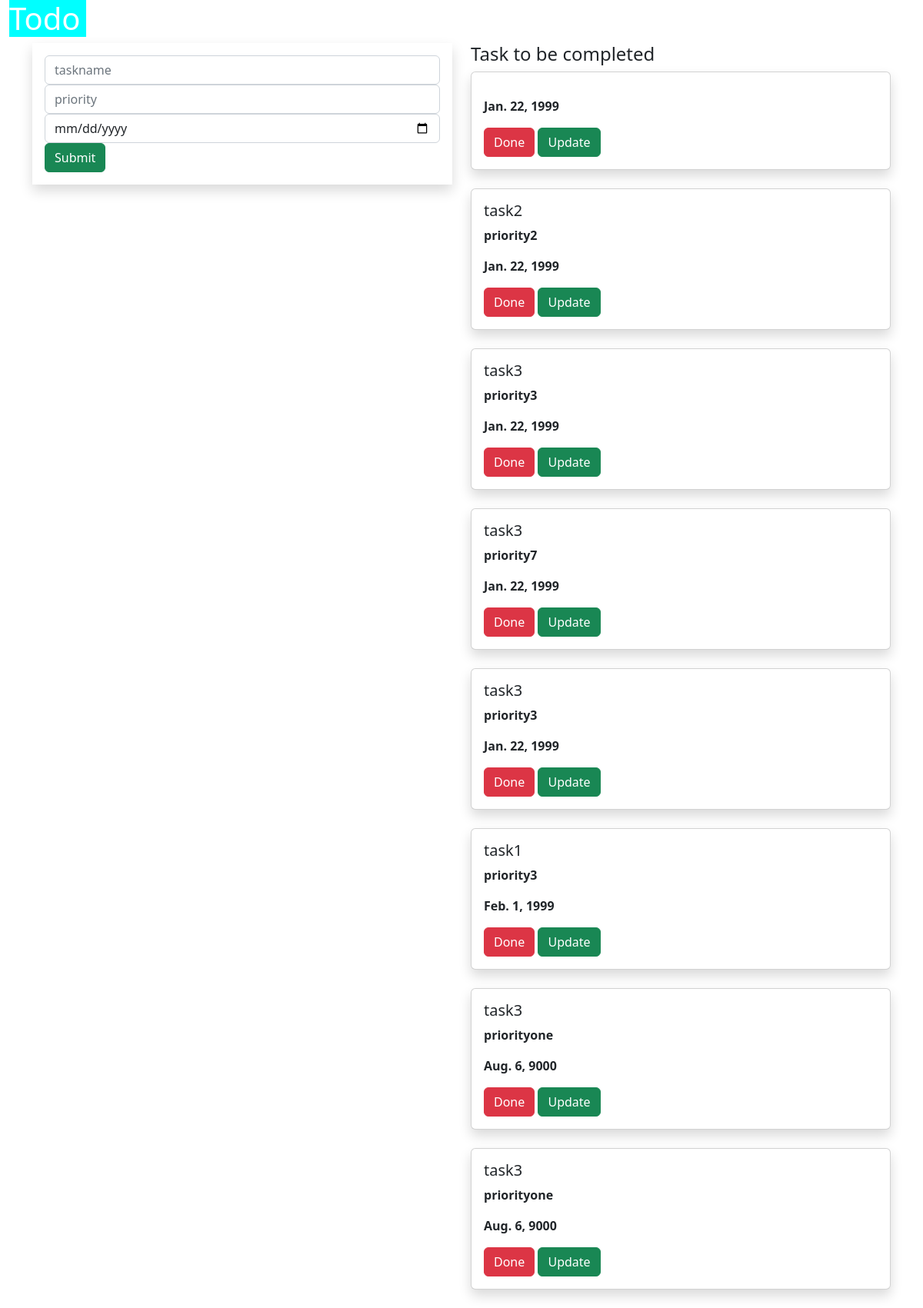
The page / on the database its author committed.
### todoapp/models.py (models this page shows, shortened)
class Task(models.Model):
    name = models.CharField(max_length=100)
    priority = models.CharField(max_length=50)
    date    =models.DateField()

### todoapp/views.py (the view)
# urls.py: path('', views.add, name='add'),
def add(request):
    task1 = Task.objects.all()
    if request.method=='POST':
        name=request.POST.get('task','')
        priority=request.POST.get('priority','')
        date=request.POST.get('date','')
        task=Task(name=name,priority=priority,date=date)
        task.save()
    return render(request,'home.html',{'tas':task1})

### template/home.html (shortened to what this page needs)
{% extends 'base.html' %}
{% block content %}
<div class="container-fluid">
    <div class="row">
        <div class="col=md-12">
            <div class="banner">
                <div class="banner-text">
                    <h1 class="text-white">Todo</h1>
                </div>
            </div>
        </div>
    </div>
</div>
<div class="container">
    <div class="row">
        <div class="col-md-6">
    <form method="POST" class="p-3 shadow">
        <div class="form-group">
      <input type="text" class="form-control" name="task" placeholder="taskname">
</div>
<div class="form-group">
        <input type="text" class="form-control" name="priority" placeholder="priority">
</div>
            <input type="date" class="form-control" name="date" placeholder="date">
        <input type="submit" class="btn btn-success">
          </form>
    </div>
        <div class="col-md-6">
            <h4> Task to be completed</h4>
            {% for i in tas %}
            <div class="shadow card">
                <div class="card-body">
                    <h5 class="card-title">{{i.name}}</h5>
                    <p><b>{{i.priority}}</b></p>
                    <p><b>{{i.date}}</b></p>
                    <a class="btn btn-danger" href="{% url 'delete' i.id %}">Done</a>
                    <a class="btn btn-success" href="{% url 'update' i.id %}">Update</a>
                </div>
            </div>
            <br>
            {% endfor %}
        </div>
</div>
    </div>
{% endblock %}

### template/base.html (shortened to what this page needs)
{% load static %}
<!DOCTYPE html>
<html lang="en">
<head>
    <link rel="stylesheet" href="https://cdn.jsdelivr.net/npm/bootstrap@5.2.3/dist/css/bootstrap.min.css">
<link rel="stylesheet" href="{% static 'style.css' %}">
<body>
{% block content %}
{% endblock %}
</body>
</html>

### static/style.css (style rules this page uses)
.banner { background-color:aqua; width:100px; height:200px margin-bottom:50px; }
.banner-text { top:50% left:50% position:absolute; transform:transform; }

### rows shown on the page
Task: date "Jan. 22, 1999"
Task: name "task2", priority "priority2", date "Jan. 22, 1999"
Task: name "task3", priority "priority3", date "Jan. 22, 1999"
Task: name "task3", priority "priority7", date "Jan. 22, 1999"
Task: name "task3", priority "priority3", date "Jan. 22, 1999"
Task: name "task1", priority "priority3", date "Feb. 1, 1999"
Task: name "task3", priority "priorityone", date "Aug. 6, 9000"
Task: name "task3", priority "priorityone", date "Aug. 6, 9000"
